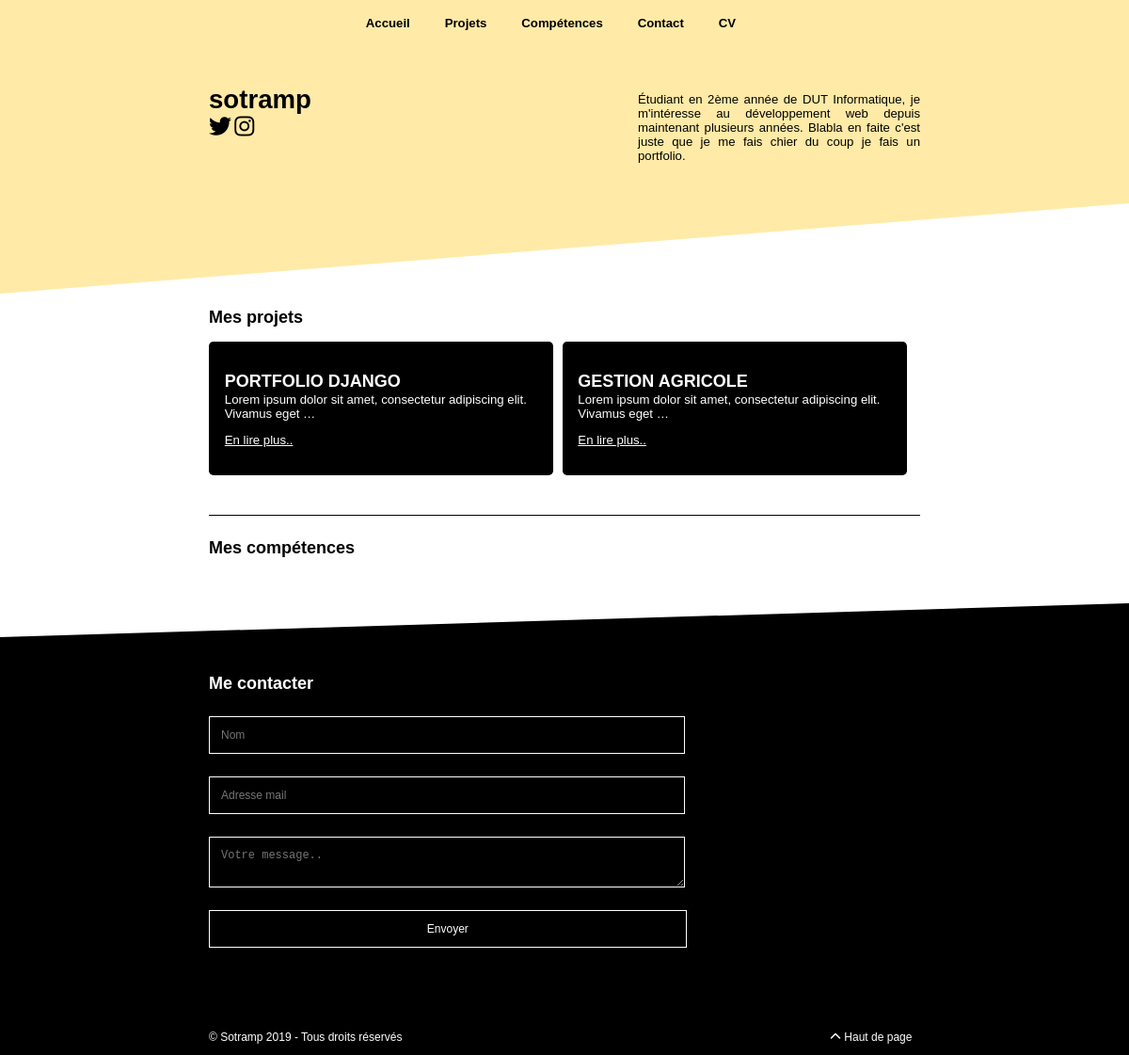
The app's page /, older data.
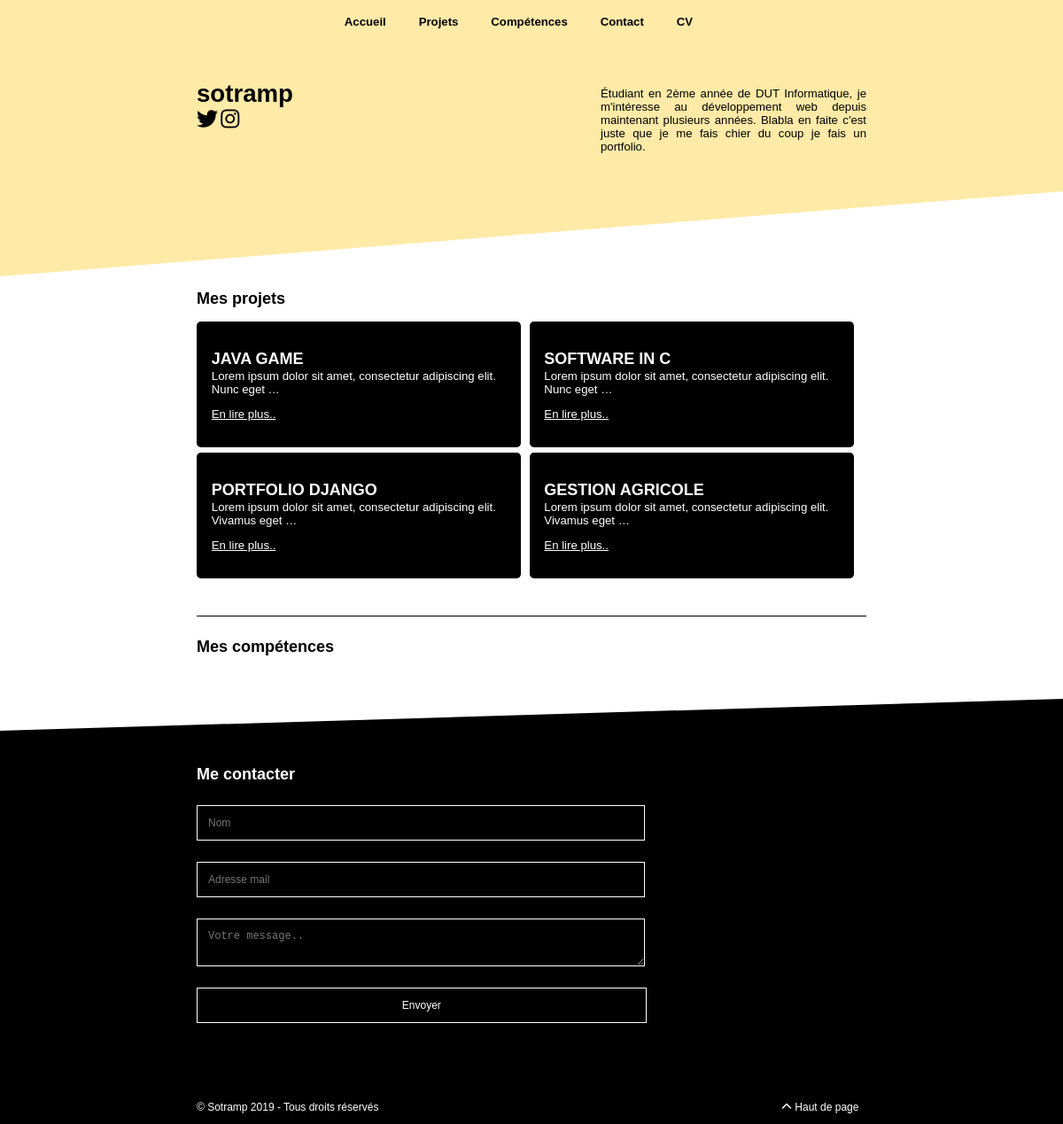
The same page, newer data.
### portfolio/models.py (models this page shows, shortened)
class Project(models.Model):
    name = models.CharField(max_length=100, verbose_name="Nom du projet")
    slug = models.SlugField(max_length=100, null=True)
    image = models.ImageField(upload_to='gallery', null=True, verbose_name="Image du projet")
    labels = models.CharField(max_length=100, null=True, verbose_name="Langages utilisés")
    desc = models.TextField(null=True, verbose_name="Description du projet")
    github = models.CharField(max_length=200, null=True, blank=True, verbose_name="Lien GitHub")
    demo = models.CharField(max_length=200, null=True, blank=True, verbose_name="Lien Démonstration")
    date = models.DateTimeField(default=timezone.now, verbose_name="Date de publication")
    class Meta:
        verbose_name = "Projet"
        ordering = ['-date']

### portfolio/views.py (the view, shortened to what this page needs)
# urls.py: path('', views.index, name='index'),
def index(request):
    projects = Project.objects.all()
    formInit = ContactForm
    return render(request, 'index.html', {'last_projects' : projects, 'form' : formInit})

### portfolio/templates/index.html (shortened to what this page needs)
{% extends 'layouts/gabarit.html' %}
    {% block content %}
    <div class="in scene_element scene_element--fadeinup">
        <h2 id="blog">Mes projets</h2>
        <ul id="blog">
            {% for project in last_projects %}
                <a href="{% url 'more' id=project.id slug=project.slug %}"><li style="background-image:url('{{ project.image.url }}');"><h2>{{ project.name }}</h2><p>{{ project.desc|truncatewords_html:10 }}</p><p class='more'>En lire plus..</p></li></a>
            {% empty %}
            <p>Aucun projet.</p>
            {% endfor %}
        </ul>
        <h2 id="competences">Mes compétences</h2>
    </div>
    {% endblock %}

Row changes from the older to the newer data that the page shows:
added Project: name "JAVA GAME", desc "Lorem ipsum dolor sit amet, consectetur adipiscing elit. Nunc eget …"
added Project: name "SOFTWARE IN C", desc "Lorem ipsum dolor sit amet, consectetur adipiscing elit. Nunc eget …"
